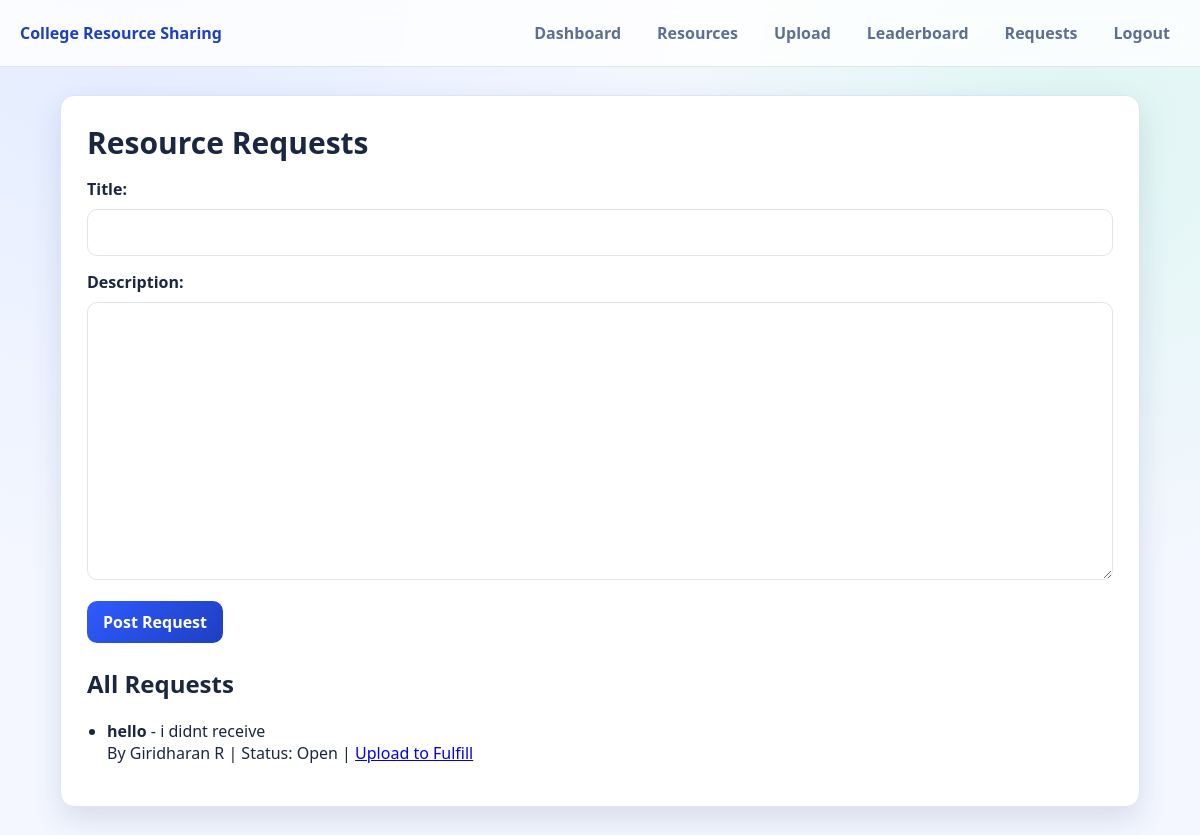
/requests (signed in), run on an earlier commit of the app's database.
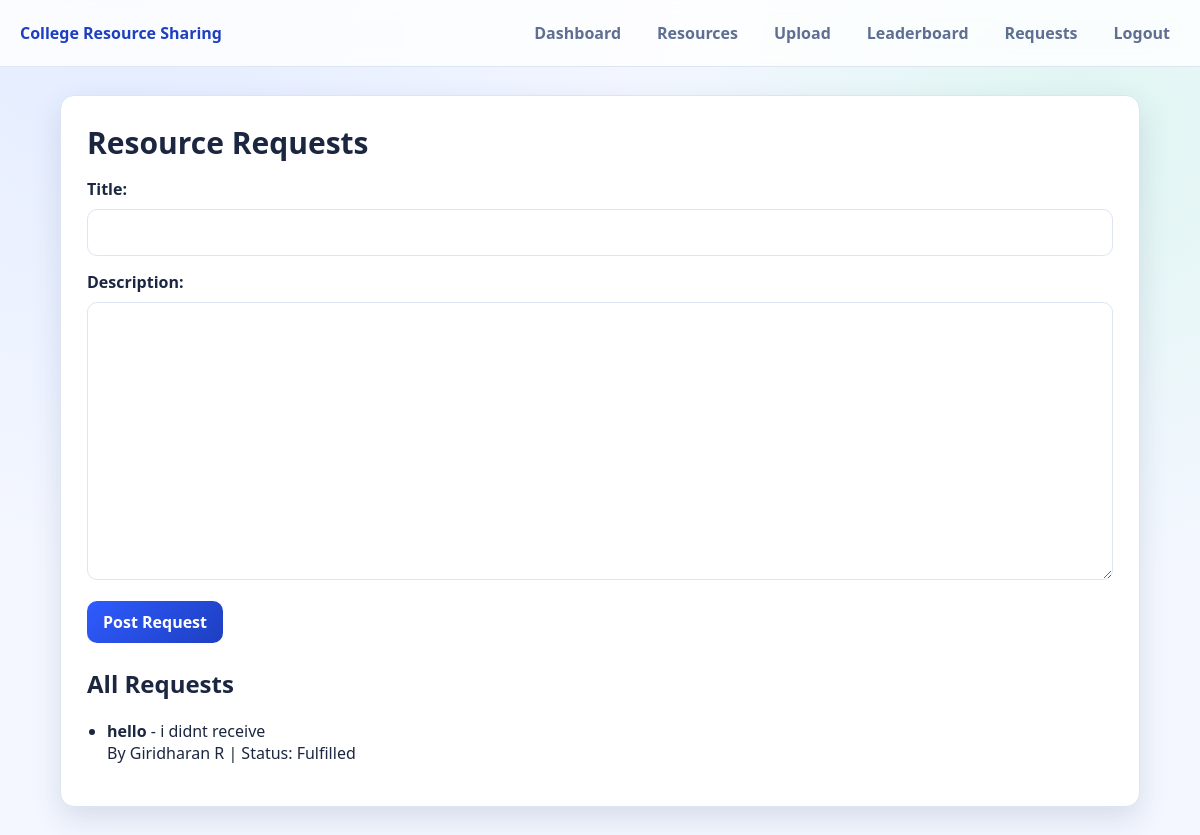
And on a later commit of the database.
### resource_requests/models.py (models this page shows, shortened)
class Request(models.Model):
    title = models.CharField(max_length=200)
    description = models.TextField()
    created_by = models.ForeignKey(settings.AUTH_USER_MODEL, on_delete=models.CASCADE, related_name="requests")
    fulfilled = models.BooleanField(default=False)
    created_at = models.DateTimeField(auto_now_add=True)
    class Meta:
        ordering = ["fulfilled", "-created_at"]

### accounts/models.py (models this page shows, shortened)
class User(AbstractBaseUser, PermissionsMixin):
    YEAR_CHOICES = [(str(i), str(i)) for i in range(1, 5)]
    name = models.CharField(max_length=120)
    email = models.EmailField(unique=True)
    department = models.CharField(max_length=120)
    year = models.CharField(max_length=1, choices=YEAR_CHOICES)
    is_staff = models.BooleanField(default=False)
    is_active = models.BooleanField(default=True)
    date_joined = models.DateTimeField(auto_now_add=True)
    objects = CustomUserManager()
    USERNAME_FIELD = "email"
    REQUIRED_FIELDS = ["name", "department", "year"]

### resource_requests/views.py (the view)
# urls.py: path("requests", requests_view, name="requests"),
@login_required
def requests_view(request):
    form = RequestForm(request.POST or None)
    if request.method == "POST" and form.is_valid():
        req = form.save(commit=False)
        req.created_by = request.user
        req.save()
        return redirect("requests")
    requests_list = Request.objects.select_related("created_by").all()
    return render(request, "requests/requests.html", {"form": form, "requests_list": requests_list})

### resource_requests/forms.py
class RequestForm(forms.ModelForm):
    class Meta:
        model = Request
        fields = ["title", "description"]

### templates/requests/requests.html (shortened to what this page needs)
{% extends "base.html" %}
{% block content %}
<h1>Resource Requests</h1>
<form method="post">
    {{ form.as_p }}
    <button type="submit">Post Request</button>
</form>
<h2>All Requests</h2>
<ul>
    {% for req in requests_list %}
        <li>
            <strong>{{ req.title }}</strong> - {{ req.description }}
            <br>
            By {{ req.created_by.name }} |
            Status: {% if req.fulfilled %}Fulfilled{% else %}Open{% endif %}
            {% if not req.fulfilled %}
                | <a href="/upload?request_id={{ req.id }}">Upload to Fulfill</a>
            {% endif %}
        </li>
    {% empty %}
        <li>No requests yet.</li>
    {% endfor %}
</ul>
{% endblock %}

What changed in the data, as far as the page shows it:
changed Request "hello": fulfilled "Open | Upload to Fulfill" → "Fulfilled"
